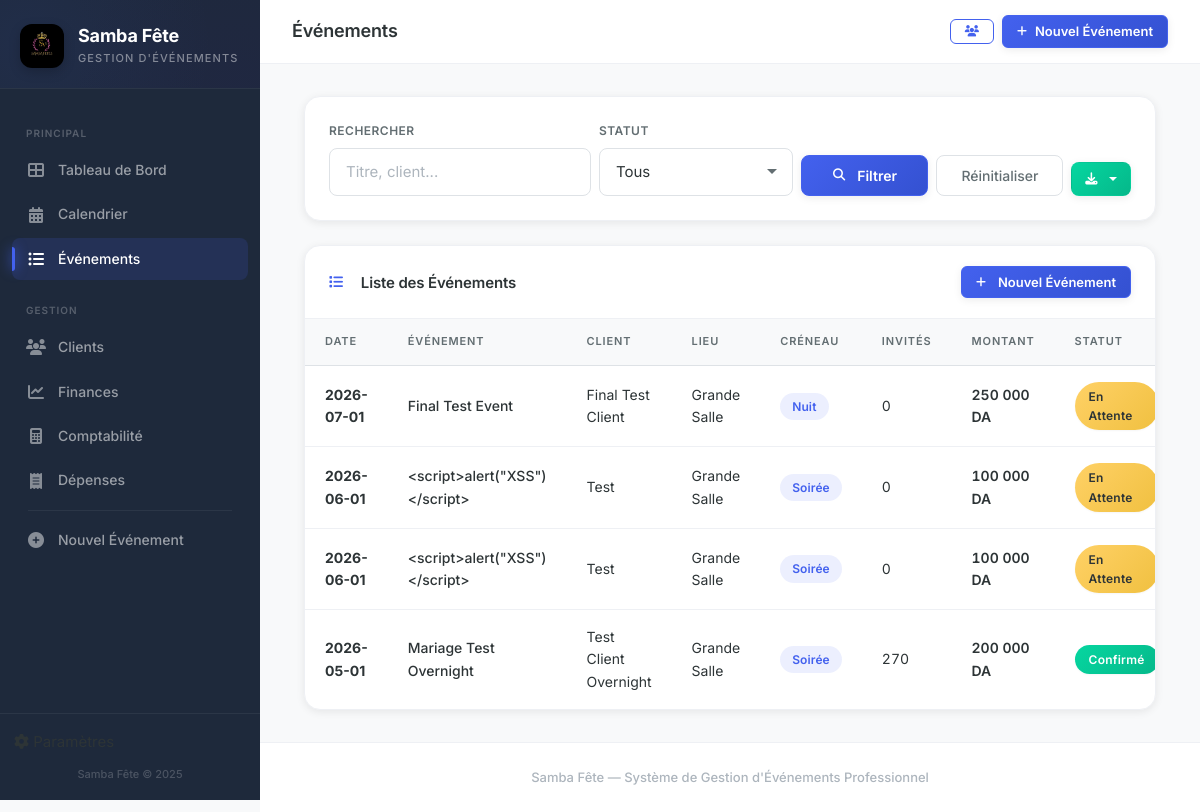
Page /evenements on the earlier database version.
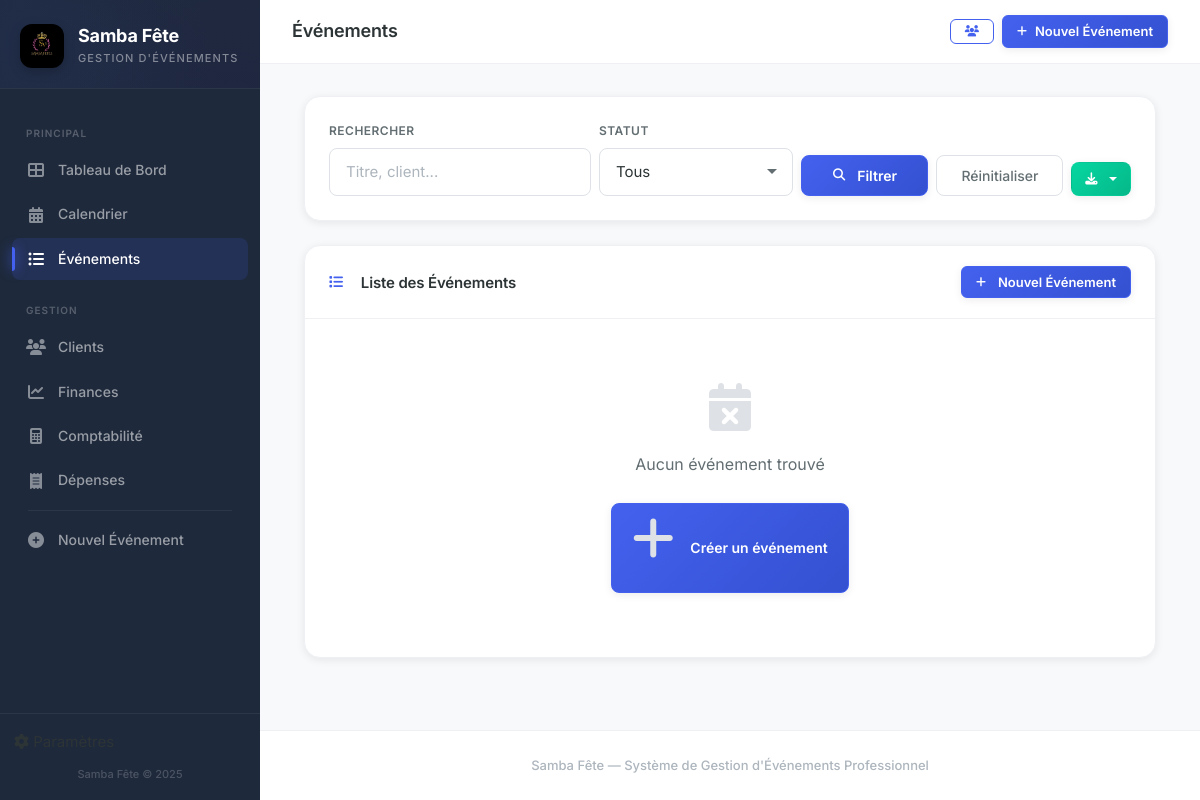
Same page on the later database version.
### tables this page shows
CREATE TABLE events (
            id INTEGER PRIMARY KEY AUTOINCREMENT,
            title TEXT NOT NULL,
            client_id INTEGER NOT NULL,
            venue_id INTEGER NOT NULL,
            venue_id2 INTEGER,
            event_type TEXT NOT NULL,
            event_date TEXT NOT NULL,
            time_slot TEXT NOT NULL,
            guests_men INTEGER DEFAULT 0,
            guests_women INTEGER DEFAULT 0,
            status TEXT DEFAULT 'en attente',
            notes TEXT,
            total_amount REAL DEFAULT 0,
            deposit_required REAL DEFAULT 20000,
            created_at TEXT DEFAULT (datetime('now','localtime')),
            updated_at TEXT DEFAULT (datetime('now','localtime')),
            FOREIGN KEY (client_id) REFERENCES clients(id),
            FOREIGN KEY (venue_id) REFERENCES venues(id),
            FOREIGN KEY (venue_id2) REFERENCES venues(id)
        );

CREATE TABLE clients (
            id INTEGER PRIMARY KEY AUTOINCREMENT,
            name TEXT NOT NULL,
            phone TEXT NOT NULL,
            phone2 TEXT,
            email TEXT,
            address TEXT,
            created_at TEXT DEFAULT (datetime('now','localtime'))
        );

CREATE TABLE venues (
            id INTEGER PRIMARY KEY AUTOINCREMENT,
            name TEXT NOT NULL,
            capacity_men INTEGER DEFAULT 0,
            capacity_women INTEGER DEFAULT 0,
            is_active INTEGER DEFAULT 1
        );

### app.py (the view)
@app.route('/evenements')
def event_list():
    db = get_db()
    status_filter = request.args.get('status', '')
    search = request.args.get('q', '').strip()
    query = ("SELECT e.*, c.name as client_name, v.name as venue_name FROM events e "
             "JOIN clients c ON e.client_id=c.id JOIN venues v ON e.venue_id=v.id WHERE 1=1")
    params = []
    if status_filter:
        query += " AND e.status=?"
        params.append(status_filter)
    if search:
        query += " AND (e.title LIKE ? OR c.name LIKE ?)"
        params.extend([f'%{search}%', f'%{search}%'])
    query += " ORDER BY e.event_date DESC"
    events = db.execute(query, params).fetchall()
    db.close()
    return render_template('event_list.html', events=events, statuses=EVENT_STATUSES,
                           status_filter=status_filter, search=search)

### app.py (called while the page is built)
def format_da(amount):
    try:
        return f"{float(amount):,.0f} DA".replace(",", " ")
    except (ValueError, TypeError):
        return "0 DA"

### models.py (called while the page is built)
def is_postgres():
    return DATABASE_URL.startswith('postgresql://')

def get_db():
    if is_postgres():
        conn = psycopg2.connect(DATABASE_URL)
        conn.autocommit = True
        return DB(conn, True)
    else:
        import sqlite3
        db_path = os.path.join(os.path.dirname(os.path.abspath(__file__)), 'samba_fete.db')
        conn = sqlite3.connect(db_path, timeout=10)
        conn.row_factory = sqlite3.Row
        conn.execute("PRAGMA foreign_keys = ON")
        return DB(conn, False)

    def execute(self, sql, params=None):
        if self.is_pg:
            sql = sql.replace('?', '%s')
        cur = self.conn.cursor()
        if params:
            cur.execute(sql, params)
        else:
            cur.execute(sql)
        self._cur = cur
        return self

    def fetchall(self):
        rows = self._cur.fetchall()
        if self.is_pg:
            columns = [col[0] for col in self._cur.description]
            return [dict(zip(columns, row)) for row in rows]
        else:
            return [dict(row) for row in rows]

    def close(self):
        self.conn.close()

### templates/event_list.html (shortened to what this page needs)
{% extends "base.html" %}
{% block page_title %}Événements{% endblock %}
{% block content %}
<div class="container-fluid">
    <div class="card-custom mb-4">
        <div class="card-body-custom">
            <form method="GET" class="row g-2 align-items-end">
                <div class="col-md-4">
                    <label class="form-label-elegant">Rechercher</label>
                    <input type="text" name="q" class="form-input-elegant" placeholder="Titre, client..."
                           value="{{ search }}">
                </div>
                <div class="col-md-3">
                    <label class="form-label-elegant">Statut</label>
                    <select name="status" class="form-input-elegant">
                        <option value="">Tous</option>
                    </select>
                </div>
                <div class="col-md-2">
                    <button type="submit" class="btn btn-primary w-100">
                        <i class="fas fa-search me-1"></i> Filtrer
                    </button>
                </div>
                <div class="col-md-2">
                    <a href="{{ url_for('event_list') }}" class="btn btn-outline-secondary w-100">
                        Réinitialiser
                    </a>
                </div>
                <div class="col-md-1">
                    <div class="dropdown">
                        <button class="btn btn-success w-100 dropdown-toggle" type="button" data-bs-toggle="dropdown">
                            <i class="fas fa-download"></i>
                        </button>
                    </div>
                </div>
            </form>
        </div>
    </div>
    <div class="card-custom">
        <div class="card-header-custom">
            <h5 class="mb-0"><i class="fas fa-list me-2"></i>Liste des Événements</h5>
            <a href="{{ url_for('event_form') }}" class="btn btn-sm btn-primary">
                <i class="fas fa-plus me-1"></i>Nouvel Événement
            </a>
        </div>
        <div class="card-body-custom" style="padding: 0;">
            {% if events %}
            <div class="table-responsive">
                <table class="table-elegant">
                    <thead>
                        <tr>
                            <th>Date</th>
                            <th>Événement</th>
                            <th>Client</th>
                            <th>Lieu</th>
                            <th>Créneau</th>
                            <th>Invités</th>
                            <th>Montant</th>
                            <th>Statut</th>
                        </tr>
                    </thead>
                    <tbody>
                        {% for e in events %}
                        <tr class="clickable-row" onclick="window.location='{{ url_for('event_detail', event_id=e.id) }}'">
                            <td>
                                <strong>{{ e.event_date[:10] }}</strong>
                            </td>
                            <td style="font-weight: 500;">{{ e.title }}</td>
                            <td>{{ e.client_name }}</td>
                            <td>{{ e.venue_name }}</td>
                            <td><span class="badge-slot">{{ e.time_slot }}</span></td>
                            <td style="font-variant-numeric: tabular-nums;">{{ e.guests_men + e.guests_women }}</td>
                            <td style="font-variant-numeric: tabular-nums; font-weight: 600;">{{ e.total_amount | format_da }}</td>
                            <td>
                                <span class="badge-status status-{{ e.status | replace(' ', '-') }}">
                                    {{ e.status }}
                                </span>
                            </td>
                        </tr>
                        {% endfor %}
                    </tbody>
                </table>
            </div>
            {% else %}
            <div class="empty-state">
                <i class="fas fa-calendar-times"></i>
                <p>Aucun événement trouvé</p>
                <a href="{{ url_for('event_form') }}" class="btn btn-primary">
                    <i class="fas fa-plus me-2"></i>Créer un événement
                </a>
            </div>
            {% endif %}
        </div>
    </div>
</div>
{% endblock %}

### templates/base.html (shortened to what this page needs)
<!DOCTYPE html>
<html lang="fr">
<head>
    <link href="https://cdn.jsdelivr.net/npm/bootstrap@5.3.3/dist/css/bootstrap.min.css" rel="stylesheet">
    <link href="https://cdnjs.cloudflare.com/ajax/libs/font-awesome/6.5.1/css/all.min.css" rel="stylesheet">
    <link href="{{ url_for('static', filename='css/style.css') }}" rel="stylesheet">
</head>
<body>
    <nav id="sidebar" class="sidebar">
        <div class="sidebar-header">
            <div class="logo-icon">
                <img src="{{ url_for('static', filename='img/logo.jpg') }}" alt="Samba Fête">
            </div>
            <div class="sidebar-brand">
                <div class="brand-name">Samba Fête</div>
                <div class="brand-tagline">Gestion d'Événements</div>
            </div>
        </div>
        <ul class="sidebar-nav">
            <li class="nav-section-title">Principal</li>
            <li class="nav-item">
                <a href="{{ url_for('index') }}" class="nav-link {% if request.endpoint == 'index' %}active{% endif %}">
                    <i class="fas fa-th-large"></i> <span>Tableau de Bord</span>
                </a>
            </li>
            <li class="nav-item">
                <a href="{{ url_for('calendar_view') }}" class="nav-link {% if request.endpoint == 'calendar_view' %}active{% endif %}">
                    <i class="fas fa-calendar-alt"></i> <span>Calendrier</span>
                </a>
            </li>
            <li class="nav-item">
                <a href="{{ url_for('event_list') }}" class="nav-link {% if request.endpoint == 'event_list' %}active{% endif %}">
                    <i class="fas fa-list-ul"></i> <span>Événements</span>
                </a>
            </li>
            <li class="nav-section-title">Gestion</li>
            <li class="nav-item">
                <a href="{{ url_for('client_list') }}" class="nav-link {% if request.endpoint == 'client_list' or request.endpoint == 'client_detail' %}active{% endif %}">
                    <i class="fas fa-users"></i> <span>Clients</span>
                </a>
            </li>
            <li class="nav-item">
                <a href="{{ url_for('financials') }}" class="nav-link {% if request.endpoint == 'financials' %}active{% endif %}">
                    <i class="fas fa-chart-line"></i> <span>Finances</span>
                </a>
            </li>
            <li class="nav-item">
                <a href="{{ url_for('accounting') }}" class="nav-link {% if request.endpoint == 'accounting' %}active{% endif %}">
                    <i class="fas fa-calculator"></i> <span>Comptabilité</span>
                </a>
            </li>
            <li class="nav-item">
                <a href="{{ url_for('expenses') }}" class="nav-link {% if request.endpoint == 'expenses' %}active{% endif %}">
                    <i class="fas fa-receipt"></i> <span>Dépenses</span>
                </a>
            </li>
            <li class="sidebar-divider"></li>
            <li class="nav-item">
                <a href="{{ url_for('event_form') }}" class="nav-link {% if request.endpoint == 'event_form' %}active{% endif %}">
                    <i class="fas fa-plus-circle"></i> <span>Nouvel Événement</span>
                </a>
            </li>
        </ul>
        <div class="sidebar-footer">
            <li class="nav-item" style="list-style: none;">
                <a href="{{ url_for('settings') }}" class="nav-link {% if request.endpoint == 'settings' %}active{% endif %}">
                    <i class="fas fa-cog"></i> <span>Paramètres</span>
                </a>
            </li>
            <div class="sidebar-footer-text" style="margin-top: 12px;">Samba Fête &copy; {{ now().year if now is defined else '2025' }}</div>
        </div>
    </nav>
    <div class="main-content">
        <nav class="topbar">
            <div class="topbar-title">
                {% block page_title %}Tableau de Bord{% endblock %}
            </div>
            <div class="topbar-actions">
                <a href="{{ url_for('client_list') }}" class="btn btn-outline-gold btn-sm" title="Clients">
                    <i class="fas fa-users"></i>
                </a>
                <a href="{{ url_for('event_form') }}" class="btn btn-primary btn-sm">
                    <i class="fas fa-plus"></i> <span class="d-none d-sm-inline">Nouvel Événement</span>
                </a>
            </div>
        </nav>
        <div class="page-content">
            {% block content %}{% endblock %}
        </div>
        <footer class="app-footer">
            Samba Fête &mdash; Système de Gestion d'Événements Professionnel
        </footer>
    </div>
</body>
</html>

Differences in the rows shown:
removed events: event_date "2026-07-01", title "Final Test Event", client_name "Final Test Client", venue_name "Grande Salle", time_slot "Nuit", e.guests_men+e.guests_women "0", total_amount "250 000 DA", status "En Attente"
removed events: event_date "2026-06-01", title "<script>alert(\"XSS\")</script>", client_name "Test", venue_name "Grande Salle", time_slot "Soirée", e.guests_men+e.guests_women "0", total_amount "100 000 DA", status "En Attente"
removed events: event_date "2026-06-01", title "<script>alert(\"XSS\")</script>", client_name "Test", venue_name "Grande Salle", time_slot "Soirée", e.guests_men+e.guests_women "0", total_amount "100 000 DA", status "En Attente"
removed events: event_date "2026-05-01", title "Mariage Test Overnight", client_name "Test Client Overnight", venue_name "Grande Salle", time_slot "Soirée", e.guests_men+e.guests_women "270", total_amount "200 000 DA", status "Confirmé"
Other differences:
text no longer shown: "DATE ÉVÉNEMENT CLIENT LIEU CRÉNEAU INVITÉS MONTANT STATUT"
text now shown: "Aucun événement trouvé Créer un événement"
